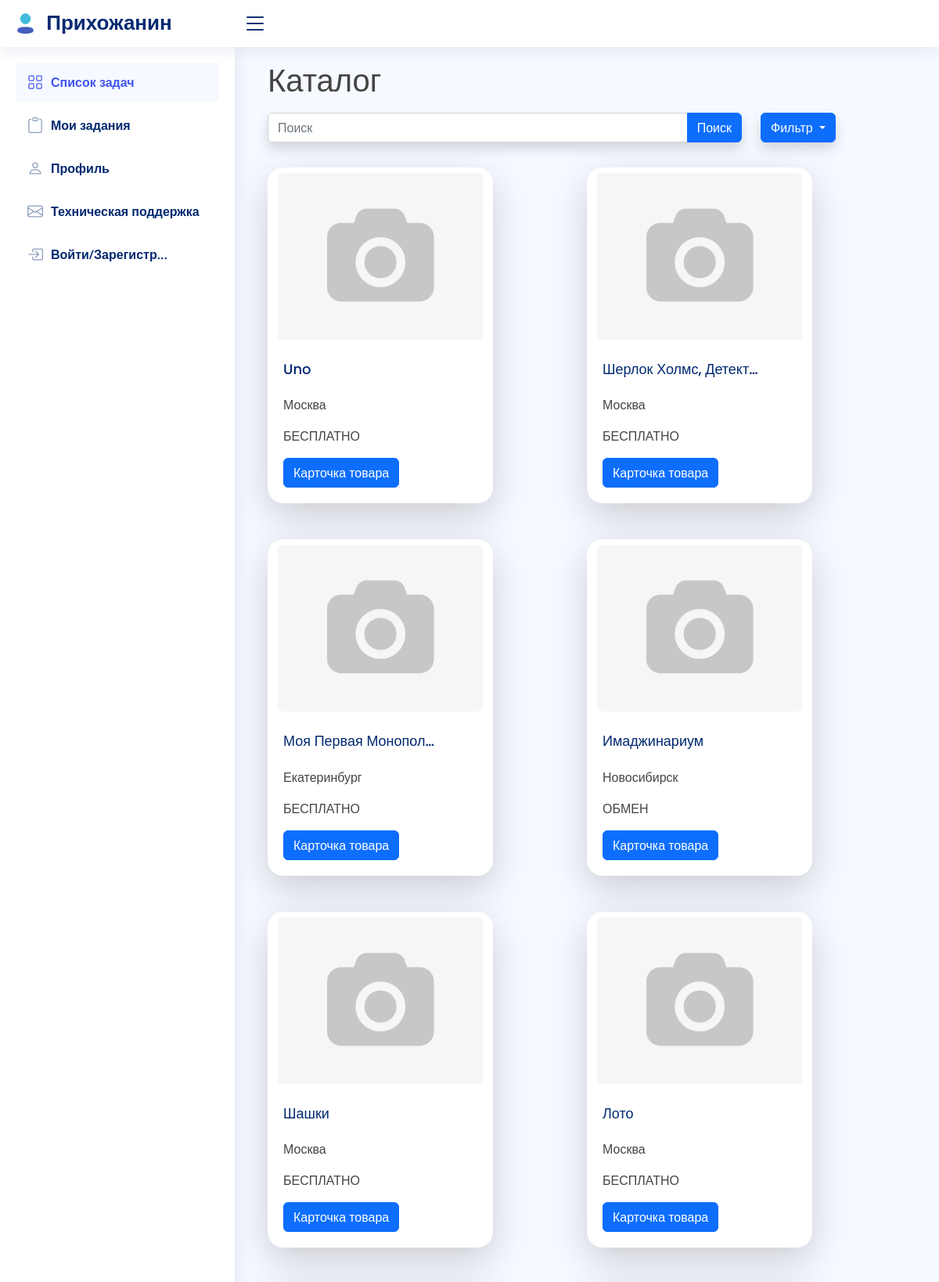
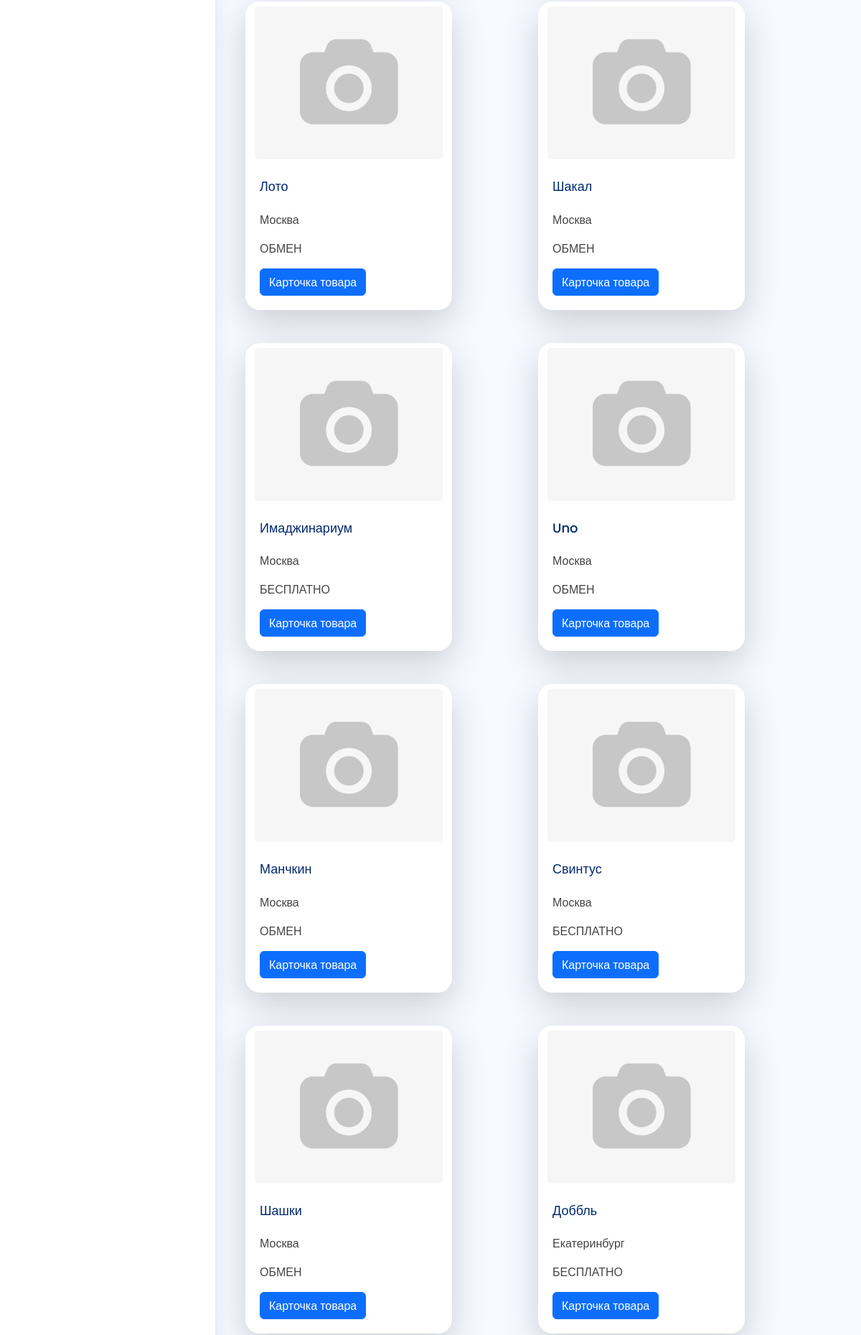
Screenshot of /catalog.php (upper part) with the database file from the repository (2 pictures, top to bottom).
### catalog/out_all_card.php (the view, shortened to what this page needs)
<?php
      $result = $mysql->query('SELECT * FROM `game ad`');
      while ($row = $result->fetch_assoc())
      {
        $id_game =  $row['id_game'];
        $name_game = $row['game_name'];
        $city = $row['sity'];
        $barter = $row['present'];
        if($barter == 1)
          $barter = "бесплатно";
        else
          $barter = "обмен";
        if($row['foto1']== NULL)
          $foto1 = "null_foto.png";
        else
          $foto1 =$row['foto1'];
        echo '<div class="col mt-3 col-6-sm text-start" >
            <div class="card card_game shadow-lg " style="width: 18rem; border-radius: 20px;">
            <a href="#" class="btn text-decoration-none" > <img src="img/'.$foto1.'" class="card-img" alt="..."></a>
            <div class="card-body text-start">
            <h5 class="card-title fw-weight-bolder text-capitalize text-truncate" style="max-width: 200px;">' . $name_game . '</h5>
              <p class="card-text text-capitalize">' . $city . '</p>
              <p class="card-text text-uppercase">' . $barter . '</p>
              <form action="product_card.php" method="get" >
              <input type="hidden" name="id_game" value= '. $id_game .' />
              <input class="button btn btn-primary" type="submit" value="Карточка товара">
              </form>
            </div>
          </div>
          </div>';
      }
      ?>

### blocks/header.php (shortened to what this page needs)
<!DOCTYPE html>
<html lang="en">
<head>
    <link href="assets/vendor/bootstrap/css/bootstrap.min.css" rel="stylesheet">
    <link href="assets/vendor/bootstrap-icons/bootstrap-icons.css" rel="stylesheet">
    <link href="assets/vendor/boxicons/css/boxicons.min.css" rel="stylesheet">
    <link href="assets/vendor/quill/quill.snow.css" rel="stylesheet">
    <link href="assets/vendor/quill/quill.bubble.css" rel="stylesheet">
    <link href="assets/vendor/remixicon/remixicon.css" rel="stylesheet">
    <link href="assets/vendor/simple-datatables/style.css" rel="stylesheet">
    <link href="assets/css/style.css" rel="stylesheet">
</head>
<header id="header" class="header fixed-top d-flex align-items-center">
    <div class="d-flex align-items-center justify-content-between">
        <a href="catalog.php" class="logo d-flex align-items-center">
            <img src="assets/img/logo.png" class="logo-game" alt="">
            <span class="d-none d-lg-block mx-2"> Прихожанин</span>
        </a>
        <i class="bi bi-list toggle-sidebar-btn"></i>
    </div>
</header>

### catalog.php (shortened to what this page needs)
<?php
include 'blocks/header.php';
include 'forms/conect.php';
?>
<body>
    <main id="main" class="main">
        <?php
        include 'blocks/side-menu.php';
        ?>
        <div class="container">
            <div class="row">
                <h1> Каталог </h1>
                <?php include 'catalog/search.php';  ?>
            </div>
            <div class="row ">
                <?php include 'catalog/out_all_card.php';  ?>
            </div>
    </main>
</body>
</html>

### blocks/side-menu.php (shortened to what this page needs)
<aside id="sidebar" class="sidebar">
    <ul class="sidebar-nav" id="sidebar-nav">
        <?php
        if(!isset($_SESSION['user'])){
            echo '<li class="nav-item">
            <a class="nav-link" href="catalog.php">
                <i class="bi bi-grid"></i>
                <span>Список задач</span>
            </a>
            </li>
            <li class="nav-item">
            <a class="nav-link collapsed" href="#">
                <i class="bi bi-clipboard"></i>
                <span>Мои задания</span>
            </a>
        </li>
        <li class="nav-item">
            <a class="nav-link collapsed" href="#">
                <i class="bi bi-person"></i>
                <span>Профиль</span>
            </a>
        </li>
        <li class="nav-item">
            <a class="nav-link collapsed" href="#">
                <i class="bi bi-envelope"></i>
                <span>Техническая поддержка</span>
            </a>
        </li>
        <li class="nav-item">
            <a class="nav-link collapsed" href="pages-login.php">
                <i class="bi bi-box-arrow-in-right"></i>
                <span>Войти/Зарегистр...</span>
            </a>
        </li>
    </ul>';
    }
    ?>
</aside>

### catalog/search.php (shortened to what this page needs)
<div class="col-lg-9">
    <form class="search-form d-flex align-items-center mt-2 " method="POST" action="catalog-search-BD.php">
        <div class="input-group mb-3 shadow p-0 mb-1 bg-body rounded" >
            <input type="search" name = "search"  class="form-control " placeholder="Поиск" aria-label="Поиск" aria-describedby="button-addon2">
            <button class="btn btn-primary" type="submit" id="button-addon2">Поиск</button>
        </div>
    </form>
</div>
<div class="col-lg-3 mt-2">
    <div class="dropdown" >
        <button type="button" class="btn btn-primary dropdown-toggle shadow" data-bs-toggle="dropdown" aria-expanded="false" data-bs-auto-close="outside"> Фильтр </button>
    </div>
</div>

### assets/css/style.css (style rules this page uses)
:root { scroll-behavior: smooth; }
body { font-family: "Open Sans", sans-serif; background: #f6f9ff; color: #444444; }
a { color: #4154f1; font-weight: bold; text-decoration: none; }
h1, h2, h3, h4, h5, h6 { font-family: "Nunito", sans-serif; }
#main { margin-top: 60px; padding: 20px 30px; transition: all 0.3s; }
.card { margin-bottom: 30px; border: none; border-radius: 5px; box-shadow: 0px 0 30px rgba(1, 41, 112, 0.1); }
.card-title { padding: 20px 0 15px 0; font-size: 18px; font-weight: 500; color: #012970; font-family: "Poppins", sans-serif; }
.card-body { padding: 0 20px 20px 20px; }
.logo { line-height: 1; }
@media (min-width: 1200px) { .logo { width: 280px; } }
.logo img { max-height: 26px; margin-right: 6px; }
.logo span { font-size: 26px; font-weight: 700; color: #012970; font-family: "Nunito", sans-serif; }
.header { transition: all 0.5s; z-index: 997; height: 60px; box-shadow: 0px 2px 20px rgba(1, 41, 112, 0.1); background-color: #fff; padding-left: 20px; }
.header .toggle-sidebar-btn { font-size: 32px; padding-left: 10px; cursor: pointer; color: #012970; }
.sidebar { position: fixed; top: 60px; left: 0; bottom: 0; width: 300px; z-index: 996; transition: all 0.3s; padding: 20px; overflow-y: auto; scrollbar-width: thin; scrollbar-color: #aab7cf transparent; box-shadow: 0px 0px 20px rgba(1, 41, 112, 0.1); background-color: #fff; }
@media (min-width: 1200px) { #main, #footer { margin-left: 300px; } }
.sidebar-nav { padding: 0; margin: 0; list-style: none; }
.sidebar-nav li { padding: 0; margin: 0; list-style: none; }
.sidebar-nav .nav-item { margin-bottom: 5px; }
.sidebar-nav .nav-link { display: flex; align-items: center; font-size: 16px; font-weight: 600; color: #4154f1; transition: 0.3; background: #f6f9ff; padding: 10px 15px; border-radius: 4px; }
.sidebar-nav .nav-link i { font-size: 20px; margin-right: 10px; color: #4154f1; }
.sidebar-nav .nav-link.collapsed { color: #012970; background: #fff; }
.sidebar-nav .nav-link.collapsed i { color: #899bbd; }

### rows the page displays
game ad: game_name "Uno", sity "Москва", present "БЕСПЛАТНО"
game ad: game_name "Шерлок Холмс, Детект…", sity "Москва", present "БЕСПЛАТНО"
game ad: game_name "Моя Первая Монополия", sity "Екатеринбург", present "БЕСПЛАТНО"
game ad: game_name "Имаджинариум", sity "Новосибирск", present "ОБМЕН"
game ad: game_name "Шашки", sity "Москва", present "БЕСПЛАТНО"
game ad: game_name "Лото", sity "Москва", present "БЕСПЛАТНО"
game ad: game_name "Лото", sity "Москва", present "ОБМЕН"
game ad: game_name "Шакал", sity "Москва", present "ОБМЕН"
game ad: game_name "Имаджинариум", sity "Москва", present "БЕСПЛАТНО"
game ad: game_name "Uno", sity "Москва", present "ОБМЕН"
game ad: game_name "Манчкин", sity "Москва", present "ОБМЕН"
game ad: game_name "Свинтус", sity "Москва", present "БЕСПЛАТНО"
game ad: game_name "Шашки", sity "Москва", present "ОБМЕН"
game ad: game_name "Доббль", sity "Екатеринбург", present "БЕСПЛАТНО"
